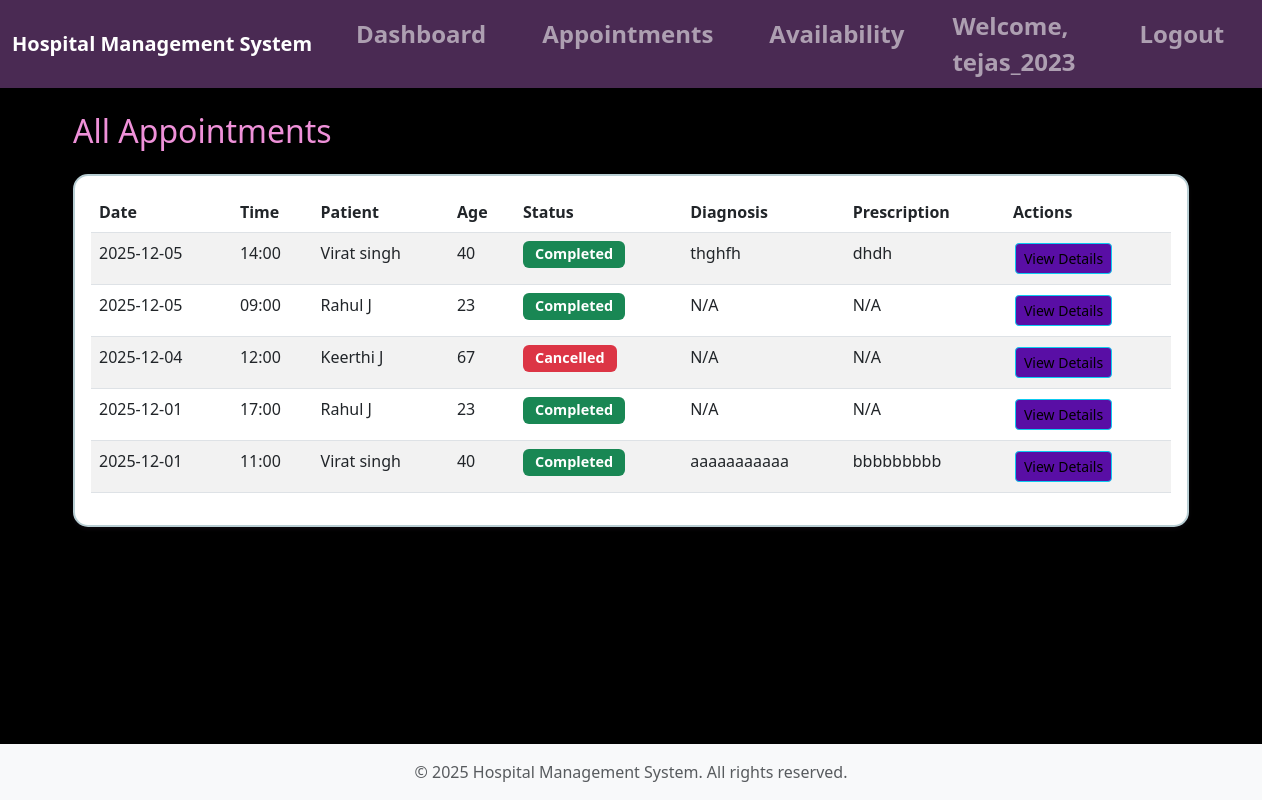
Screenshot of /doctor/appointments (signed in) with the database file from the repository.
### tables this page shows
CREATE TABLE treatments (
            id INTEGER PRIMARY KEY AUTOINCREMENT,
            appointment_id INTEGER NOT NULL,
            diagnosis TEXT,
            prescription TEXT,
            notes TEXT,
            created_at TIMESTAMP DEFAULT CURRENT_TIMESTAMP,
            FOREIGN KEY (appointment_id) REFERENCES appointments(id)
        );

CREATE TABLE appointments (
            id INTEGER PRIMARY KEY AUTOINCREMENT,
            patient_id INTEGER NOT NULL,
            doctor_id INTEGER NOT NULL,
            appointment_date DATE NOT NULL,
            appointment_time TIME NOT NULL,
            status TEXT DEFAULT 'Booked' CHECK(status IN ('Booked', 'Completed', 'Cancelled')),
            created_at TIMESTAMP DEFAULT CURRENT_TIMESTAMP,
            FOREIGN KEY (patient_id) REFERENCES patients(id),
            FOREIGN KEY (doctor_id) REFERENCES doctors(id),
            UNIQUE(doctor_id, appointment_date, appointment_time)
        );

CREATE TABLE patients (
            id INTEGER PRIMARY KEY AUTOINCREMENT,
            user_id INTEGER NOT NULL,
            name TEXT NOT NULL,
            age INTEGER,
            gender TEXT,
            address TEXT,
            is_active INTEGER DEFAULT 1,
            FOREIGN KEY (user_id) REFERENCES users(id)
        );

### app.py (the view)
        def decorated_function(*args, **kwargs):
            if 'user_id' not in session:  # Check if user is logged in
                flash('Please login to access this page', 'error')
                return redirect(url_for('login'))
            if role and session.get('role') != role:  # Check role if specified
                flash('Access denied. Insufficient permissions.', 'error')
                return redirect(url_for('dashboard'))
            return f(*args, **kwargs)

### app.py (called while the page is built)
def get_db():
    conn = sqlite3.connect(app.config['DATABASE'])
    conn.row_factory = sqlite3.Row  # Return rows as dictionaries
    return conn

def query_db(query, args=(), one=False):
    conn = get_db()
    cursor = conn.execute(query, args)
    results = cursor.fetchall()
    conn.commit()  # Commit changes (SQLite auto-commits on close, but explicit is better)
    conn.close()
    return (results[0] if results else None) if one else results

def login_required(role=None):
    def decorator(f):
        def decorated_function(*args, **kwargs):
            if 'user_id' not in session:  # Check if user is logged in
                flash('Please login to access this page', 'error')
                return redirect(url_for('login'))
            if role and session.get('role') != role:  # Check role if specified
                flash('Access denied. Insufficient permissions.', 'error')
                return redirect(url_for('dashboard'))
            return f(*args, **kwargs)
        decorated_function.__name__ = f.__name__
        return decorated_function
    return decorator

@app.route('/doctor/appointments')
@login_required('doctor')
def doctor_appointments():
    doctor_id = query_db('SELECT id FROM doctors WHERE user_id = ?', (session['user_id'],), one=True)['id']
    appointments = query_db('''
        SELECT a.*, p.name as patient_name, p.age, p.gender, t.diagnosis, t.prescription, t.notes
        FROM appointments a
        JOIN patients p ON a.patient_id = p.id
        LEFT JOIN treatments t ON a.id = t.appointment_id
        WHERE a.doctor_id = ?
        ORDER BY a.appointment_date DESC, a.appointment_time DESC
    ''', (doctor_id,))
    return render_template('doctor/appointments.html', appointments=appointments)

### templates/doctor/appointments.html (shortened to what this page needs)
{% extends "base.html" %}
{% block content %}
<h2 class="mb-4">All Appointments</h2>
<div class="card">
    <div class="card-body">
        {% if appointments %}
            <div class="table-responsive">
                <table class="table table-striped">
                    <thead>
                        <tr>
                            <th>Date</th>
                            <th>Time</th>
                            <th>Patient</th>
                            <th>Age</th>
                            <th>Status</th>
                            <th>Diagnosis</th>
                            <th>Prescription</th>
                            <th>Actions</th>
                        </tr>
                    </thead>
                    <tbody>
                        {% for appointment in appointments %}
                        <tr>
                            <td>{{ appointment.appointment_date }}</td>
                            <td>{{ appointment.appointment_time }}</td>
                            <td>{{ appointment.patient_name }}</td>
                            <td>{{ appointment.age or 'N/A' }}</td>
                            <td>
                                <span class="badge bg-{{ 'success' if appointment.status == 'Completed' else 'warning' if appointment.status == 'Booked' else 'danger' }}">
                                    {{ appointment.status }}
                                </span>
                            </td>
                            <td>{{ appointment.diagnosis or 'N/A' }}</td>
                            <td>{{ appointment.prescription or 'N/A' }}</td>
                            <td>
                                {% if appointment.status == 'Booked' %}
                                <a href="{{ url_for('doctor_treatment', appointment_id=appointment.id) }}" class="btn btn-sm btn-primary">Add Treatment</a>
                                {% else %}
                                <a href="{{ url_for('doctor_treatment', appointment_id=appointment.id) }}" class="btn btn-sm btn-info">View Details</a>
                                {% endif %}
                            </td>
                        </tr>
                        {% endfor %}
                    </tbody>
                </table>
            </div>
        {% else %}
            <p class="text-muted">No appointments found.</p>
        {% endif %}
    </div>
</div>
{% endblock %}

### static/css/style.css (style rules this page uses)
body { min-height: 100vh; display: flex; flex-direction: column; background-color: #000000; }
h2 { color: #ef91d9 !important; }
.card { box-shadow: 0 2px 4px rgba(117, 84, 152, 0.1); margin-bottom: 20px; border-radius: 15px; border: 2px solid #b8ced3; }
.table { background-color: rgb(132, 68, 68); }
.table thead { background-color: #daaf77; }
.btn { margin: 2px; background-color: #590ea5; }
.badge { padding: 6px 12px; font-size: 0.9rem; }

### rows the page displays
treatments: appointment_date "2025-12-05", appointment_time "14:00", patient_name "Virat singh", age "40", status "Completed", diagnosis "thghfh", prescription "dhdh"
appointments: appointment_date "2025-12-05", appointment_time "09:00", patient_name "Rahul J", age "23", status "Completed", diagnosis "N/A", prescription "N/A"
appointments: appointment_date "2025-12-04", appointment_time "12:00", patient_name "Keerthi J", age "67", status "Cancelled", diagnosis "N/A", prescription "N/A"
appointments: appointment_date "2025-12-01", appointment_time "17:00", patient_name "Rahul J", age "23", status "Completed", diagnosis "N/A", prescription "N/A"
treatments: appointment_date "2025-12-01", appointment_time "11:00", patient_name "Virat singh", age "40", status "Completed", diagnosis "aaaaaaaaaaa", prescription "bbbbbbbbb"

### other values shown
{{ session.username }} "tejas_2023"
